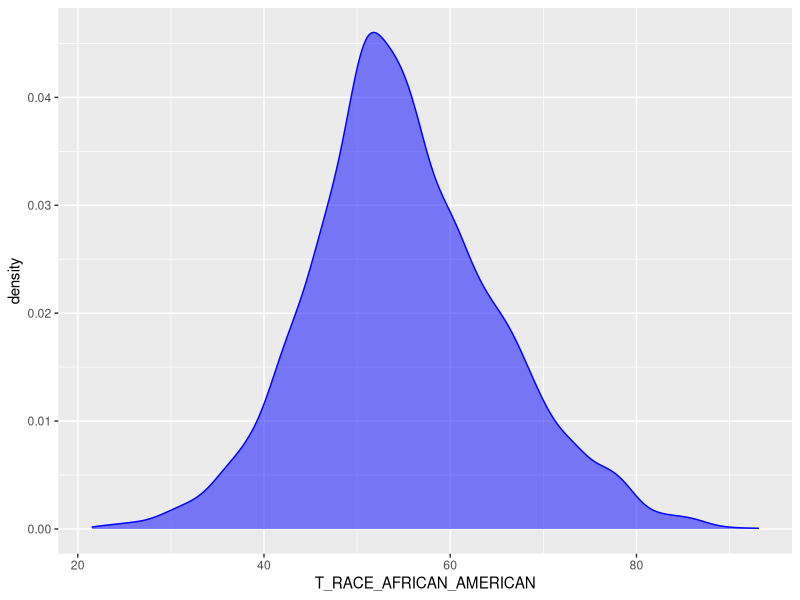
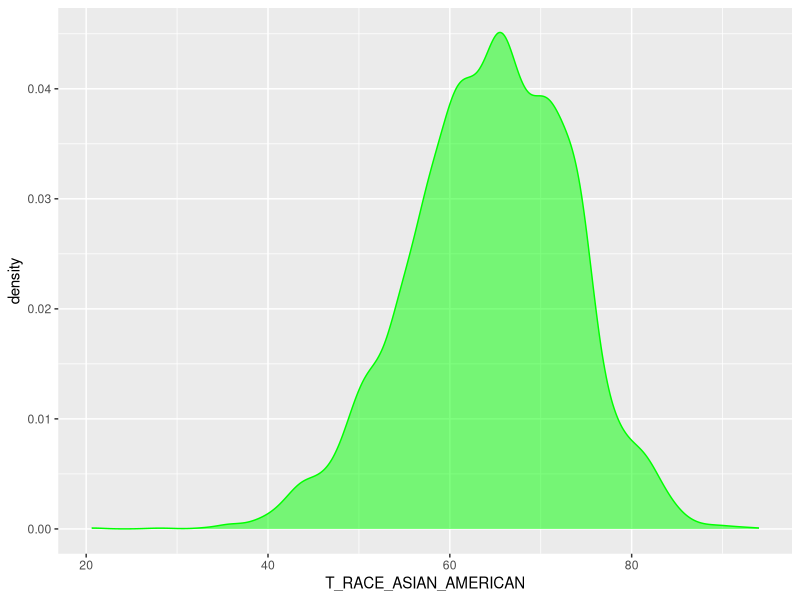
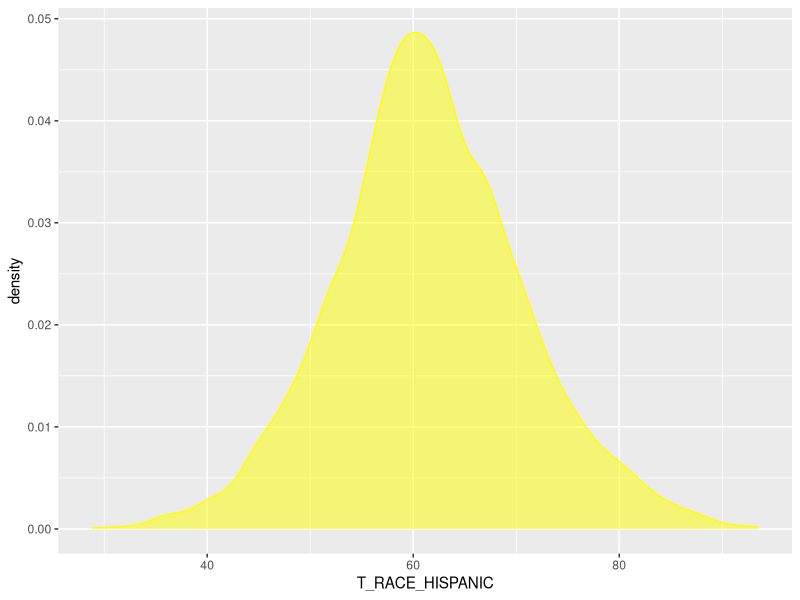
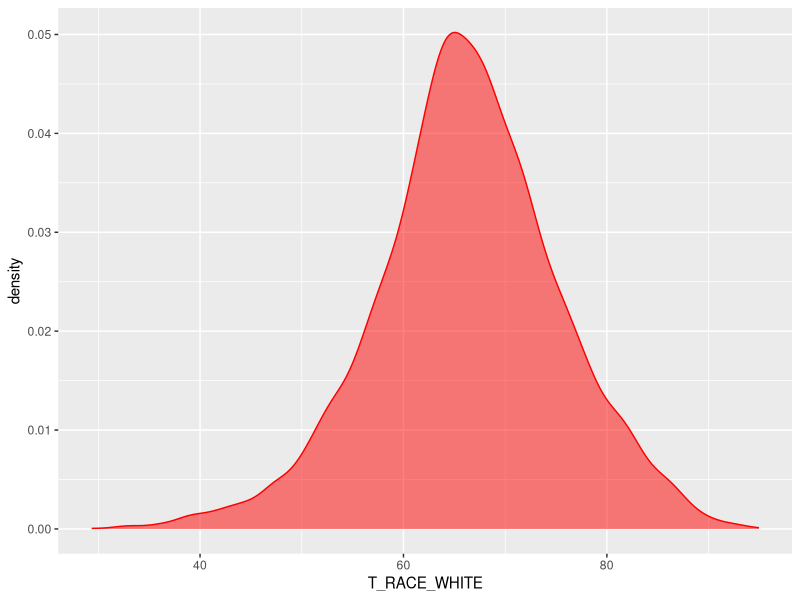
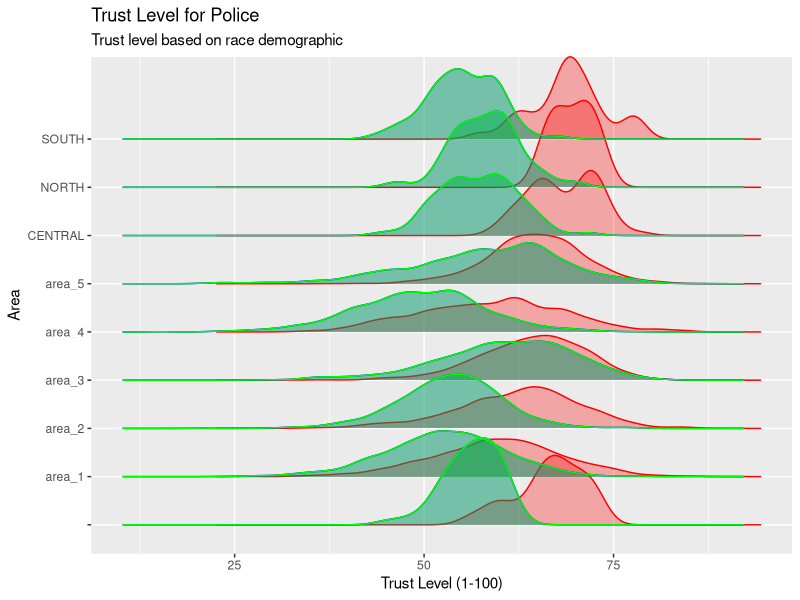
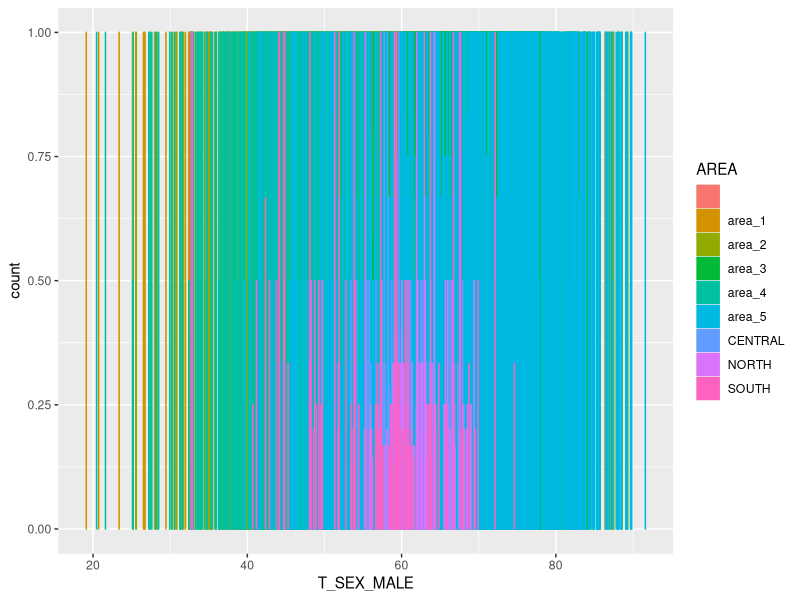
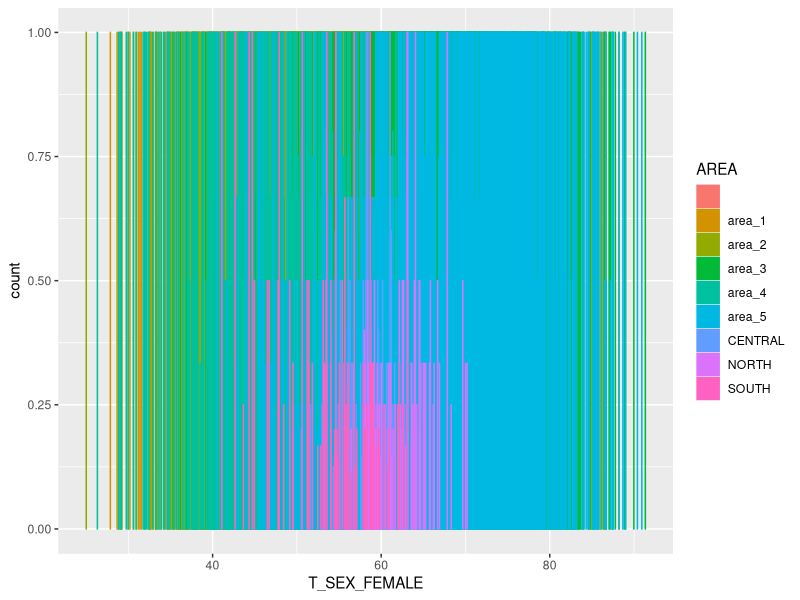
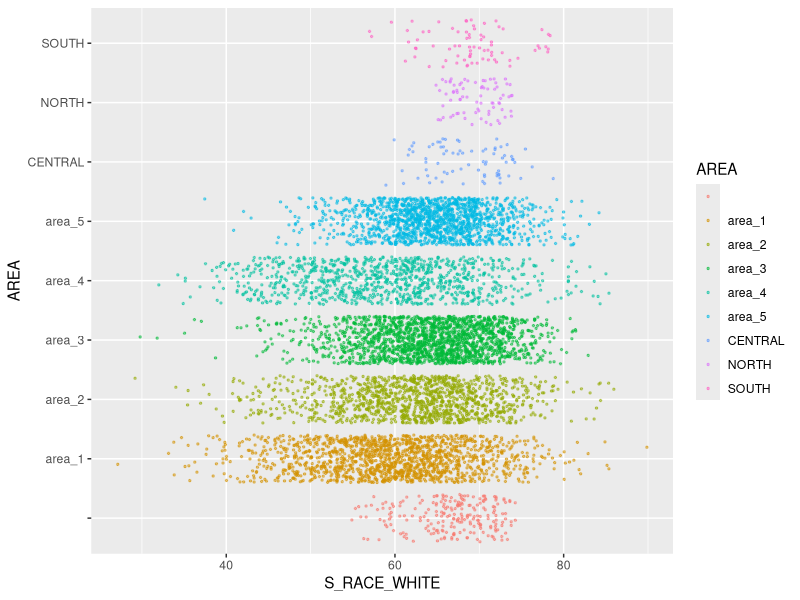

Here is the R script that generated these plots, in order:
## ---- chunk 1
#| fig-height: 3
#| fig-width: 3
install.packages("ggplot2")
library(ggplot2)

PSS <- read.csv("Police_Sentiment_Scores.csv")

ggplot(
  data=PSS, aes(x=T_RACE_AFRICAN_AMERICAN)
  ) + geom_density(
    color="blue", fill="blue", alpha=.5
    )

ggplot(
  data=PSS, aes(x=T_RACE_ASIAN_AMERICAN)
  ) + geom_density(
    color="green", fill="green", alpha=.5
    )

ggplot(
  data=PSS, aes(x=T_RACE_HISPANIC)
  ) + geom_density(
    color="yellow", fill="yellow", alpha=.5
    )

ggplot(
  data=PSS, aes(x=T_RACE_WHITE)
  ) + geom_density(
    color="red", fill="red", alpha=.5
    )
## ---- chunk 2



ggplot(
  data = PSS,
  mapping = aes(y = AREA)
) + ggridges::geom_density_ridges(
  mapping = aes(x = S_RACE_WHITE),
  color = "red", fill="red", alpha = 0.3
) + ggridges::geom_density_ridges(
  mapping = aes(x = S_RACE_AFRICAN_AMERICAN),
  color = "blue", fill="blue", alpha = 0.3
) + ggridges::geom_density_ridges(
  mapping = aes(x = S_RACE_AFRICAN_AMERICAN),
  color = "green", fill="green", alpha = 0.3
) + labs(
    title = "Trust Level for Police",
    subtitle = "Trust level based on race demographic",
    x = "Trust Level (1-100)",
    y = "Area",
    )





#lets make a general count of what participants we have?


# vv for these down here: change "N/A" to something in AREA and choose a different  color palette
ggplot(data = PSS, aes(x=T_SEX_MALE, color=AREA, fill=AREA)) + geom_bar(position="fill")
ggplot(data = PSS, aes(x=T_SEX_FEMALE, color=AREA, fill=AREA)) + geom_bar(position="fill")

# ehhh this one kinda sucks because they're independant variables
ggplot(data = PSS, aes(x=S_RACE_WHITE, y=AREA, color=AREA, fill=AREA)) + geom_point(size=.5, alpha=.5, position="jitter")


## maybe if I want to make a "map" of where people live, try sorting a count-based graph with each of the race categorizations? Therefore omiting their values and just counting the occurances. Could probably make a new variable using the count() function

#use tidyverse gather()

## ---- chunk 3
#| fig-height: 6

library(ggridges)

#change label names vv add to density below there
#prettier_labels_PSS <- PSS |>
#  mutate(
#    Student_Athlete_Code_Better = case_when(
#      Student_Athlete_Code == TRUE ~ "Student Athlete", 
#      Student_Athlete_Code == FALSE ~ "Non-Student Athlete"
#    )
#  )


ggplot(data = PSS, aes(x=S_RACE_WHITE, color=AREA, fill=AREA)) + geom_density(alpha=.75) + facet_wrap(~AREA)
## ---- chunk 4
ggplot(
  data = PSS,
  mapping = aes(y = AREA)
) + ggridges::geom_density_ridges(
  mapping = aes(x = S_RACE_WHITE),
  color = "red", alpha = 0.3
) + ggridges::geom_density_ridges(
  mapping = aes(x = S_RACE_HISPANIC),
  color = "blue", alpha = 0.3
) + ggridges::geom_density_ridges(
  mapping = aes(x = S_RACE_AFRICAN_AMERICAN),
  color = "green", alpha = 0.3
) + facet_wrap(~AREA)
